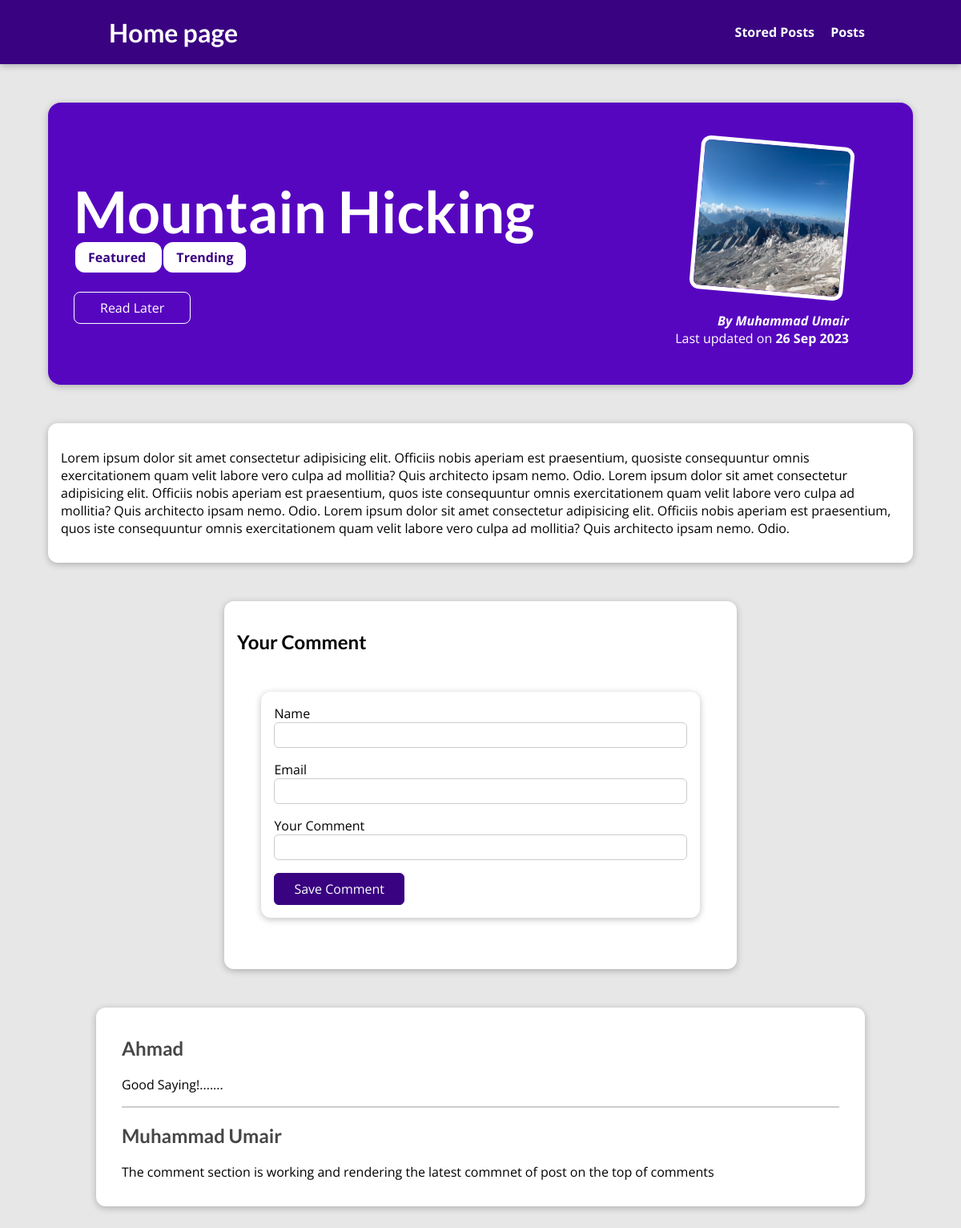
The page /posts/hike-in-the-mountains on the database its author committed.
### blog/models.py (models this page shows, shortened)
class Post(models.Model):
    title = models.CharField(max_length=100)
    excerpt = models.CharField(max_length=150)
    image_name = models.ImageField(upload_to="posts", null = True)
    date = models.DateField(auto_now = True)
    slug = models.SlugField(unique=True)
    content = models.TextField()
    author = models.ForeignKey(Author, on_delete=models.SET_NULL, null = True, related_name="posts")
    tags = models.ManyToManyField(Tag)

class Tag(models.Model):
    caption = models.CharField(max_length=20)

class Author(models.Model):
    first_name = models.CharField(max_length=50)
    last_name = models.CharField(max_length=50)
    email_address = models.EmailField()

class Comment(models.Model):
    user_name = models.CharField(max_length=120)
    email = models.EmailField()
    text = models.TextField(max_length=400)
    post = models.ForeignKey(Post, on_delete=models.CASCADE)

### blog/views.py (the view, shortened to what this page needs)
# urls.py: path('posts/<slug:slug>', views.post_detail, name="post-detail-page" ),
def post_detail(request, slug):
    comments = Comment.objects.all().order_by("-id")
    form = CommentForm()
    identified_post = Post.objects.get(slug=slug)
    stored_post = request.session.get("stored_posts")
    if stored_post is not None:
          save_for_later = identified_post.id in stored_post
    else:
        save_for_later = False
    return render(request, "blog/post-detail.html", {
        "post": identified_post,
        "tags": identified_post.tags.all(),
        "form": form,
        "comments": comments,
        "is_saved":save_for_later
    })

### blog/form.py
class CommentForm(forms.Form):
    user_name = forms.CharField(label="Name", max_length=120)
    user_email = forms.EmailField(label="Email")
    text = forms.CharField(label="Your Comment", max_length=100)

### blog/templates/blog/post-detail.html (shortened to what this page needs)
{% extends "base.html"   %}
{% load static   %}
{% block css%}
<link rel="stylesheet" href="{% static "blog/post-detail.css" %}"/>
{% endblock %}
{% block body %}
<section id="summary">
    <h2>{{ post.title }}</h2>
    <div>
        {%  for tag in tags %}
        <span class="tag"> {{ tag.caption }} </span>
        {% endfor %}
    </div>
<div id="read-later">
    <form action="/read-later" method="POST">
        <button>
        {% if is_saved %}
       <h1>Remove from your favorite's</h1>
        {% else %}
        Read Later
        {% endif %}
    </button>
    </form>
</div>
<article >
        <img src="{{ post.image_name.url }}" alt="picture">
        <address>By<a href="mailto:{{ post.author.email_address }}"> {{ post.author.first_name }}  </a></address>
        <div>
            Last updated on <time> {{ post.date|date:"d M Y" }}  </time>
        </div>
    </article>
</section>
<main>
    <p>
        {{ post.content }}
    </p>
</main>
<section id="comment-form">
    <h2>Your Comment</h2>
<div>
    <form action="/posts/{{ post.slug }}"  method="POST" id="comment-form">
        {% for field in form  %}
       <div class="form-control  {% if field.errors %} invalid {% endif %} "   >
        {{ field.label }}
        {{ field }}
       </div>
       {% endfor %}
       <button>Save Comment</button>
    </form>
</div>
</section>
<section id = "comments">
    <ul>
        {% for comment in comments  %}
        <li>
            <h2>{{ comment.user_name }}</h2>
            <p> {{ comment.text }} </p>
        </li>
        {% endfor %}
    </ul>
</section>
{% endblock %}

### templates/base.html (shortened to what this page needs)
{% load static   %}
<!DOCTYPE html>
<html>
    <head>
        <link rel="stylesheet" href="{% static "app.css" %}">
        {% block css %}{% endblock %}
    </head>
    <body>
        <header id="main-navigation">
            <h1>
                <a href = "{% url "starting-page" %}"> Home page</a>
            </h1>
            <nav>
                <a href="read-later">Stored Posts</a>
                <a href="{% url "post-page" %}">Posts</a>
            </nav>
            </header>
        {% block body %}
        {% endblock %}
    </body>
</html>

### static/app.css (style rules this page uses)
* { box-sizing: border-box; }
html { font-family: 'Open Sans', 'Lato', sans-serif; }
body { margin: 0; }
h1, h2, h3 { font-family: 'Lato', sans-serif; font-weight: bold; }
#main-navigation { width: 100%; height: 5rem; display: flex; justify-content: space-between; align-items: center; padding: 0 10%; position: absolute; top: 0; left: 0; }
#main-navigation a { text-decoration: none; color: white; font-weight: bold; margin-left: 1rem; }

### blog/static/blog/post-detail.css (style rules this page uses)
body { background-color: #e7e7e7; }
#main-navigation { background-color: #390281; box-shadow: 0 2px 8px rgba(0, 0, 0, 0.25); }
#read-later { margin: 2rem 0; }
#read-later button { background-color: transparent; border: 1px solid white; padding: 0.5rem 2rem ; font: inherit; color: white; cursor: pointer; border-radius: 8px; }
#summary { margin: 8rem auto 3rem auto; padding: 2rem; width: 90%; max-width: 90rem; border-radius: 16px; background-color: #5706c0; position: relative; box-shadow: 0 2px 8px rgba(0, 0, 0, 0.25); height: 22rem; }
#summary h2 { color: white; font-size: 4.5rem; margin-bottom: 0.25rem; }
#summary article { position: absolute; top: 2rem; right: 3rem; padding: 1rem 2rem; border-radius: 12px; text-align: right; color: white; }
#summary article img { width: 12rem; height: 12rem; border-radius: 12px; transform: rotateZ(5deg); border: 5px solid white; margin-bottom: 1rem; }
#summary address { font-weight: bold; }
#summary a { color: white; text-decoration: none; }
#summary time { font-weight: bold; }
main { width: 90%; max-width: 90rem; margin: 3rem auto; background-color: white; padding: 1rem; border-radius: 12px; box-shadow: 0 2px 8px rgba(0, 0, 0, 0.25); }
.tag { background-color: white; color: #390281; padding: 0.5rem 1rem; border-radius: 12px; margin-left: 2px; font-weight: bold; }
#comment-form { margin: 3rem auto; width: 90%; max-width: 40rem; border-radius: 12px; background-color: white; box-shadow: 0 2px 8px rgba(0, 0, 0, 0.25); padding: 1rem; }
#comment-form button { font: inherit; background-color: #390281; color: white; border: 1px solid #390281; padding: 0.5rem 1.5rem; border-radius: 6px; cursor: pointer; }
.form-control { margin-bottom: 1rem; }
.form-control input, .form-control textarea { display: block; width: 100%; font: inherit; padding: 0.25rem; border-radius: 6px; border: 1px solid #ccc; }
#comments { margin: 3rem auto; width: 90%; max-width: 60rem; border-radius: 12px; background-color: white; box-shadow: 0 2px 8px rgba(0, 0, 0, 0.25); padding: 1rem 2rem; }
#comments ul { list-style: none; margin: 0; padding: 0; }
#comments li { margin-bottom: 1rem; border-bottom: 2px solid #ccc; }
#comments li:last-of-type { border-bottom: none; }
#comments h2 { color: #464646; }

### rows shown on the page
Post: title "Mountain Hicking", image_name (picture), author.first_name "Muhammad Umair", date "26 Sep 2023", content "Lorem ipsum dolor sit amet consectetur adipisicing elit. Officiis nobis aperiam est praesentium, quosiste consequuntur omnis exercitationem quam velit labore vero culpa ad mollitia? Quis architecto ipsam nemo. Odio. Lorem ipsum dolor sit amet consectetur adipisicing elit. Officiis nobis aperiam est praesentium, quos iste consequuntur omnis exercitationem quam velit labore vero culpa ad mollitia? Quis architecto ipsam nemo. Odio. Lorem ipsum dolor sit amet consectetur adipisicing elit. Officiis nobis aperiam est praesentium, quos iste consequuntur omnis exercitationem quam velit labore vero culpa ad mollitia? Quis architecto ipsam nemo. Odio."
Tag: caption "Featured"
Tag: caption "Trending"
Comment: user_name "Ahmad", text "Good Saying!......."
Comment: user_name "Muhammad Umair", text "The comment section is working and rendering the latest commnet of post on the top of comments"

### other values the page prints
{{ field.label }} "Name" "Email" "Your Comment"
